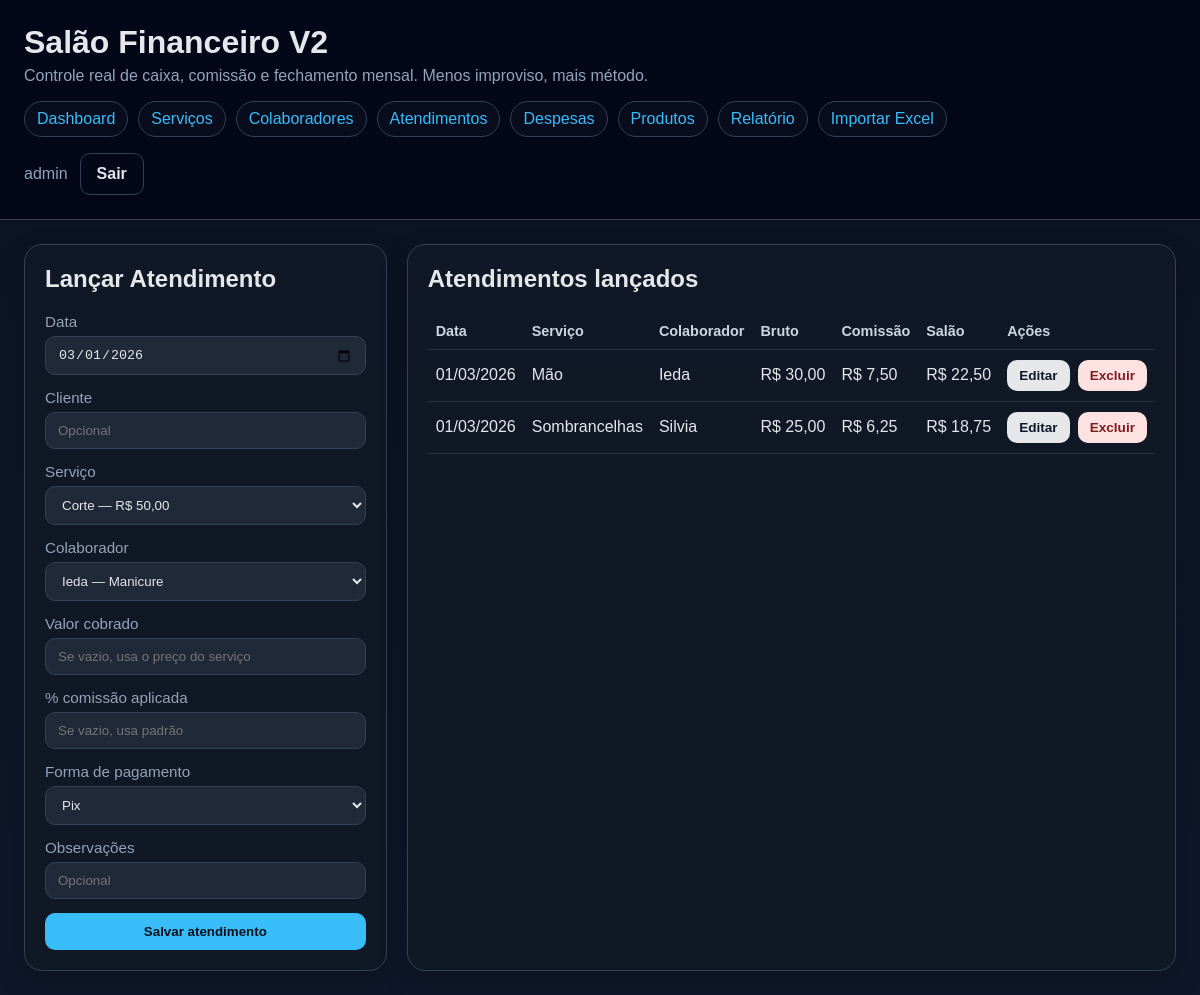
Page /attendances (signed in) on the committed database.
### app.py (models this page shows, shortened)
class User(db.Model):
    id = db.Column(db.Integer, primary_key=True)
    username = db.Column(db.String(80), nullable=False, unique=True)
    password_hash = db.Column(db.String(255), nullable=False)
    is_active = db.Column(db.Boolean, nullable=False, default=True)

class Attendance(db.Model):
    id = db.Column(db.Integer, primary_key=True)
    attendance_date = db.Column(db.Date, nullable=False)
    client_name = db.Column(db.String(120), nullable=True)
    service_id = db.Column(db.Integer, db.ForeignKey("service.id"), nullable=False)
    collaborator_id = db.Column(db.Integer, db.ForeignKey("collaborator.id"), nullable=False)
    payment_method = db.Column(db.String(40), nullable=False, default="Pix")
    amount_charged = db.Column(db.Float, nullable=False)
    commission_pct_applied = db.Column(db.Float, nullable=False, default=0.0)
    commission_amount = db.Column(db.Float, nullable=False, default=0.0)
    salon_amount = db.Column(db.Float, nullable=False, default=0.0)
    notes = db.Column(db.Text, nullable=True)
    service = db.relationship("Service", back_populates="attendances")
    collaborator = db.relationship("Collaborator", back_populates="attendances")

class Service(db.Model):
    id = db.Column(db.Integer, primary_key=True)
    name = db.Column(db.String(120), nullable=False)
    category = db.Column(db.String(80), nullable=False)
    default_price = db.Column(db.Float, nullable=False, default=0.0)
    commission_pct = db.Column(db.Float, nullable=False, default=0.0)
    active = db.Column(db.Boolean, nullable=False, default=True)
    attendances = db.relationship("Attendance", back_populates="service")

class Collaborator(db.Model):
    id = db.Column(db.Integer, primary_key=True)
    name = db.Column(db.String(120), nullable=False)
    role = db.Column(db.String(80), nullable=False)
    default_commission_pct = db.Column(db.Float, nullable=False, default=0.0)
    status = db.Column(db.String(20), nullable=False, default="Ativo")
    attendances = db.relationship("Attendance", back_populates="collaborator")

### app.py (the view, shortened to what this page needs)
@app.route("/attendances", methods=["GET", "POST"])
@login_required
def attendances():
    services_list = Service.query.order_by(Service.active.desc(), Service.name.asc()).all()
    collaborators_list = Collaborator.query.order_by(Collaborator.status.asc(), Collaborator.name.asc()).all()
    editing_item = None
    edit_id = parse_int(request.args.get("edit"), 0)
    if edit_id:
        editing_item = Attendance.query.get_or_404(edit_id)
    items = Attendance.query.order_by(Attendance.attendance_date.desc(), Attendance.id.desc()).limit(100).all()
    return render_template(
        "attendances.html",
        items=items,
        services_list=services_list,
        collaborators_list=collaborators_list,
        editing_item=editing_item,
        title="Atendimentos",
    )

### app.py (called while the page is built)
def parse_int(value: str | int | None, default: int) -> int:
    try:
        return int(str(value).strip())
    except (TypeError, ValueError):
        return default

def get_current_user() -> User | None:
    user_id = session.get("user_id")
    if not user_id:
        return None
    return User.query.get(user_id)

def login_required(view_func):
    @wraps(view_func)
    def wrapped(*args, **kwargs):
        if not get_current_user():
            flash("Faça login para acessar o sistema.", "error")
            return redirect(url_for("login", next=request.path))
        return view_func(*args, **kwargs)
    return wrapped

@app.template_filter("currency_br")
def currency_br(value: float | None) -> str:
    amount = float(value or 0.0)
    formatted = f"{amount:,.2f}".replace(",", "X").replace(".", ",").replace("X", ".")
    return f"R$ {formatted}"

@app.context_processor
def inject_globals() -> dict:
    today = date.today()
    return {
        "today": today,
        "current_year": today.year,
        "current_month": today.month,
        "month_names": MONTH_NAMES,
        "current_user": get_current_user(),
    }

### templates/attendances.html (shortened to what this page needs)
{% extends "base.html" %}
{% block content %}
<section class="grid two-col">
  <article class="card">
    <div class="card-header">
      <h2>{{ "Editar Atendimento" if editing_item else "Lançar Atendimento" }}</h2>
    </div>
    {% if not services_list or not collaborators_list %}
      <p>Cadastre pelo menos 1 serviço e 1 colaborador antes de lançar atendimentos.</p>
    {% else %}
      <form method="post" class="form-grid">
        <label>Data
          <input type="date" name="attendance_date" value="{{ editing_item.attendance_date.isoformat() if editing_item else today.isoformat() }}" required>
        </label>
        <label>Cliente
          <input type="text" name="client_name" value="{{ editing_item.client_name if editing_item and editing_item.client_name else '' }}" placeholder="Opcional">
        </label>
        <label>Serviço
          <select name="service_id" required>
            {% for item in services_list %}
              <option value="{{ item.id }}" {% if editing_item and editing_item.service_id == item.id %}selected{% endif %}>
                {{ item.name }} — {{ item.default_price|currency_br }} {% if not item.active %}(Inativo){% endif %}
              </option>
            {% endfor %}
          </select>
        </label>
        <label>Colaborador
          <select name="collaborator_id" required>
            {% for item in collaborators_list %}
              <option value="{{ item.id }}" {% if editing_item and editing_item.collaborator_id == item.id %}selected{% endif %}>
                {{ item.name }} — {{ item.role }} {% if item.status != "Ativo" %}({{ item.status }}){% endif %}
              </option>
            {% endfor %}
          </select>
        </label>
        <label>Valor cobrado
          <input type="number" step="0.01" min="0" name="amount_charged" value="{{ editing_item.amount_charged if editing_item else '' }}" placeholder="Se vazio, usa o preço do serviço">
        </label>
        <label>% comissão aplicada
          <input type="number" step="0.01" min="0" max="100" name="commission_pct_applied" value="{{ editing_item.commission_pct_applied if editing_item else '' }}" placeholder="Se vazio, usa padrão">
        </label>
        <label>Forma de pagamento
          <select name="payment_method">
            {% set current_payment = editing_item.payment_method if editing_item else 'Pix' %}
            {% for payment in ['Pix', 'Dinheiro', 'Cartão Crédito', 'Cartão Débito'] %}
              <option value="{{ payment }}" {% if current_payment == payment %}selected{% endif %}>{{ payment }}</option>
            {% endfor %}
          </select>
        </label>
        <label>Observações
          <input type="text" name="notes" value="{{ editing_item.notes if editing_item and editing_item.notes else '' }}" placeholder="Opcional">
        </label>
        <button type="submit">{{ "Atualizar atendimento" if editing_item else "Salvar atendimento" }}</button>
      </form>
    {% endif %}
  </article>
  <article class="card">
    <h2>Atendimentos lançados</h2>
    <div class="table-wrap">
      <table>
        <thead>
          <tr>
            <th>Data</th>
            <th>Serviço</th>
            <th>Colaborador</th>
            <th>Bruto</th>
            <th>Comissão</th>
            <th>Salão</th>
            <th>Ações</th>
          </tr>
        </thead>
        <tbody>
          {% for item in items %}
            <tr>
              <td>{{ item.attendance_date.strftime("%d/%m/%Y") }}</td>
              <td>{{ item.service.name }}</td>
              <td>{{ item.collaborator.name }}</td>
              <td>{{ item.amount_charged|currency_br }}</td>
              <td>{{ item.commission_amount|currency_br }}</td>
              <td>{{ item.salon_amount|currency_br }}</td>
              <td>
                <div class="row-actions">
                  <a class="button small secondary" href="{{ url_for('attendances', edit=item.id) }}">Editar</a>
                  <form method="post" action="{{ url_for('attendance_delete', item_id=item.id) }}" onsubmit="return confirm('Excluir este atendimento?');">
                    <button type="submit" class="button small danger">Excluir</button>
                  </form>
                </div>
              </td>
            </tr>
          {% else %}
            <tr><td colspan="7">Nenhum atendimento lançado.</td></tr>
          {% endfor %}
        </tbody>
      </table>
    </div>
  </article>
</section>
{% endblock %}

### templates/base.html (shortened to what this page needs)
<!DOCTYPE html>
<html lang="pt-BR">
<head>
  <link rel="stylesheet" href="{{ url_for('static', filename='style.css') }}">
</head>
<body>
  {% if current_user %}
  <header class="topbar">
    <div class="brand">
      <h1>Salão Financeiro V2</h1>
      <p>Controle real de caixa, comissão e fechamento mensal. Menos improviso, mais método.</p>
    </div>
    <nav class="nav">
      <a href="{{ url_for('index') }}">Dashboard</a>
      <a href="{{ url_for('services') }}">Serviços</a>
      <a href="{{ url_for('collaborators') }}">Colaboradores</a>
      <a href="{{ url_for('attendances') }}">Atendimentos</a>
      <a href="{{ url_for('expenses') }}">Despesas</a>
      <a href="{{ url_for('products') }}">Produtos</a>
      <a href="{{ url_for('report') }}">Relatório</a>
      <a href="{{ url_for('import_excel') }}">Importar Excel</a>
    </nav>
    <div class="user-chip">
      <span>{{ current_user.username }}</span>
      <a class="button ghost" href="{{ url_for('logout') }}">Sair</a>
    </div>
  </header>
  {% endif %}
  <main class="container {% if not current_user %}container-auth{% endif %}">
    {% block content %}{% endblock %}
  </main>
</body>
</html>

### static/style.css (style rules this page uses)
:root { --bg:#0f172a; --panel:#111827; --panel-2:#1f2937; --line:#334155; --line-soft:rgba(148,163,184,.18); --text:#e5e7eb; --muted:#94a3b8; --good:#22c55e; --bad:#ef4444; --accent:#38bdf8; --accent-2:#e5e7eb; }
* { box-sizing:border-box }
body { margin:0; font-family:Arial, Helvetica, sans-serif; background:linear-gradient(180deg, #0b1220 0%, #0f172a 100%); color:var(--text); min-height:100vh; }
a { color:var(--accent); text-decoration:none }
.topbar { padding:24px; border-bottom:1px solid var(--line); background:rgba(2,6,23,.8); backdrop-filter: blur(10px); position:sticky; top:0; z-index:5; }
.brand h1 { margin:0 0 6px }
.brand p { margin:0; color:var(--muted) }
.nav { display:flex; gap:10px; flex-wrap:wrap; margin-top:16px; }
.nav a { padding:8px 12px; border:1px solid var(--line); border-radius:999px; background:rgba(255,255,255,.02); }
.user-chip { margin-top:16px; display:flex; align-items:center; gap:12px; color:var(--muted); }
.container { max-width:1320px; margin:0 auto; padding:24px; }
.grid { display:grid; gap:20px; }
.two-col { grid-template-columns:1fr 1fr; }
.card { background:rgba(17,24,39,.92); border:1px solid var(--line); border-radius:18px; padding:20px; box-shadow:0 12px 30px rgba(0,0,0,.2); }
.card h2, .card h3 { margin-top:0; }
.form-grid { display:grid; gap:14px; }
label { display:grid; gap:6px; color:var(--muted); font-size:.95rem; }
input, select, button { width:100%; padding:10px 12px; border-radius:10px; border:1px solid var(--line); background:var(--panel-2); color:var(--text); }
button, .button { display:inline-flex; align-items:center; justify-content:center; width:auto; cursor:pointer; background:var(--accent); color:#07111f; font-weight:700; border:none; padding:11px 16px; border-radius:10px; text-decoration:none; }
.button.secondary { background:var(--accent-2); color:#111827; }
.button.ghost { background:transparent; color:var(--text); border:1px solid var(--line); }
.button.small { padding:8px 12px; font-size:.85rem; }
.button.danger { background:#fee2e2; color:#7f1d1d; }
.table-wrap { overflow:auto; }
table { width:100%; border-collapse:collapse; }
th, td { padding:10px 8px; border-bottom:1px solid var(--line-soft); text-align:left; white-space:nowrap; }
th { color:#cbd5e1; font-size:.9rem; }
.card-header { display:flex; justify-content:space-between; gap:12px; align-items:center; }
.row-actions { display:flex; gap:8px; align-items:center; }
.row-actions form { margin:0 }

### rows in the picture
User: username "admin"
Attendance: attendance_date "01/03/2026", service.name "Mão", collaborator.name "Ieda", amount_charged "R$ 30,00", commission_amount "R$ 7,50", salon_amount "R$ 22,50"
Attendance: attendance_date "01/03/2026", service.name "Sombrancelhas", collaborator.name "Silvia", amount_charged "R$ 25,00", commission_amount "R$ 6,25", salon_amount "R$ 18,75"

### other values in the picture
{{ "Editar Atendimento" if editing_item else "Lançar Atendimento" }} "Lançar Atendimento"
{{ "Atualizar atendimento" if editing_item else "Salvar atendimento" }} "Salvar atendimento"
form field service_id "Corte — R$ 50,00"
form field collaborator_id "Ieda — Manicure"
form field payment_method "Pix"
